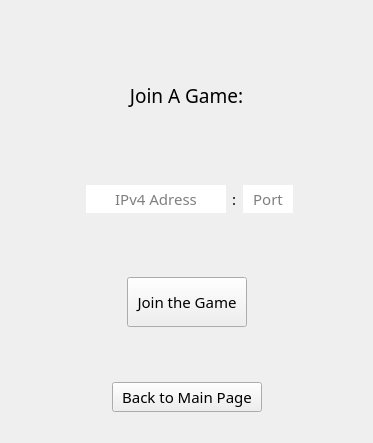
      <widget class="QWidget" name="pageJoinGame">
       <layout class="QHBoxLayout" name="horizontalLayout_6">
        <item>
         <spacer name="horizontalSpacer_28">
          <property name="orientation">
           <enum>Qt::Horizontal</enum>
          </property>
          <property name="sizeHint" stdset="0">
           <size>
            <width>40</width>
            <height>20</height>
           </size>
          </property>
         </spacer>
        </item>
        <item>
         <widget class="QWidget" name="widget" native="true">
          <property name="maximumSize">
           <size>
            <width>350</width>
            <height>16777215</height>
           </size>
          </property>
          <layout class="QVBoxLayout" name="verticalLayout_19">
           <property name="spacing">
            <number>15</number>
           </property>
           <property name="topMargin">
            <number>20</number>
           </property>
           <property name="bottomMargin">
            <number>20</number>
           </property>
           <item>
            <spacer name="verticalSpacer_8">
             <property name="orientation">
              <enum>Qt::Vertical</enum>
             </property>
             <property name="sizeHint" stdset="0">
              <size>
               <width>20</width>
               <height>40</height>
              </size>
             </property>
            </spacer>
           </item>
           <item>
            <widget class="QLabel" name="label_14">
             <property name="minimumSize">
              <size>
               <width>0</width>
               <height>50</height>
              </size>
             </property>
             <property name="maximumSize">
              <size>
               <width>16777215</width>
               <height>50</height>
              </size>
             </property>
             <property name="font">
              <font>
               <family>Bahnschrift SemiLight</family>
               <pointsize>11</pointsize>
              </font>
             </property>
             <property name="text">
              <string>&lt;html&gt;&lt;head/&gt;&lt;body&gt;&lt;p align=&quot;center&quot;&gt;&lt;span style=&quot; font-size:14pt;&quot;&gt;Join A Game:&lt;/span&gt;&lt;/p&gt;&lt;/body&gt;&lt;/html&gt;</string>
             </property>
            </widget>
           </item>
           <item>
            <spacer name="verticalSpacer_27">
             <property name="orientation">
              <enum>Qt::Vertical</enum>
             </property>
             <property name="sizeType">
              <enum>QSizePolicy::Minimum</enum>
             </property>
             <property name="sizeHint" stdset="0">
              <size>
               <width>20</width>
               <height>40</height>
              </size>
             </property>
            </spacer>
           </item>
           <item>
            <widget class="QWidget" name="widget" native="true">
             <property name="maximumSize">
              <size>
               <width>16777215</width>
               <height>16777215</height>
              </size>
             </property>
             <layout class="QHBoxLayout" name="horizontalLayout_56">
              <property name="leftMargin">
               <number>20</number>
              </property>
              <property name="rightMargin">
               <number>20</number>
              </property>
              <item>
               <widget class="QLabel" name="label_15">
                <property name="font">
                 <font>
                  <family>Bahnschrift SemiLight</family>
                  <pointsize>11</pointsize>
                 </font>
                </property>
                <property name="text">
                 <string>&lt;html&gt;&lt;head/&gt;&lt;body&gt;&lt;p&gt;&lt;img src=&quot;:/ui_icons/ui_icons/icons_ip.png&quot;/&gt;&lt;/p&gt;&lt;/body&gt;&lt;/html&gt;</string>
                </property>
               </widget>
              </item>
              <item>
               <widget class="QLineEdit" name="line_join_game_ip">
                <property name="font">
                 <font>
                  <family>Bahnschrift SemiLight</family>
                  <pointsize>11</pointsize>
                 </font>
                </property>
                <property name="frame">
                 <bool>false</bool>
                </property>
                <property name="alignment">
                 <set>Qt::AlignCenter</set>
                </property>
                <property name="placeholderText">
                 <string>IPv4 Adress</string>
                </property>
               </widget>
              </item>
              <item>
               <widget class="QLabel" name="label_16">
                <property name="font">
                 <font>
                  <family>Bahnschrift SemiLight</family>
                  <pointsize>11</pointsize>
                 </font>
                </property>
                <property name="text">
                 <string>:</string>
                </property>
               </widget>
              </item>
              <item>
               <widget class="QLineEdit" name="line_join_game_port">
                <property name="maximumSize">
                 <size>
                  <width>50</width>
                  <height>16777215</height>
                 </size>
                </property>
                <property name="font">
                 <font>
                  <family>Bahnschrift SemiLight</family>
                  <pointsize>11</pointsize>
                 </font>
                </property>
                <property name="frame">
                 <bool>false</bool>
                </property>
                <property name="alignment">
                 <set>Qt::AlignCenter</set>
                </property>
                <property name="placeholderText">
                 <string>Port</string>
                </property>
               </widget>
              </item>
             </layout>
            </widget>
           </item>
           <item>
            <spacer name="verticalSpacer_19">
             <property name="orientation">
              <enum>Qt::Vertical</enum>
             </property>
             <property name="sizeType">
              <enum>QSizePolicy::Minimum</enum>
             </property>
             <property name="sizeHint" stdset="0">
              <size>
               <width>20</width>
               <height>40</height>
              </size>
             </property>
            </spacer>
           </item>
           <item>
            <layout class="QHBoxLayout" name="horizontalLayout_67">
             <item>
              <spacer name="horizontalSpacer_30">
               <property name="orientation">
                <enum>Qt::Horizontal</enum>
               </property>
               <property name="sizeHint" stdset="0">
                <size>
                 <width>40</width>
                 <height>20</height>
                </size>
               </property>
              </spacer>
             </item>
             <item>
              <widget class="QPushButton" name="buttonStartJoiningAGame">
               <property name="minimumSize">
                <size>
                 <width>120</width>
                 <height>50</height>
                </size>
               </property>
               <property name="font">
                <font>
                 <family>Bahnschrift SemiLight</family>
                 <pointsize>11</pointsize>
                </font>
               </property>
               <property name="text">
                <string>Join the Game</string>
               </property>
              </widget>
             </item>
             <item>
              <spacer name="horizontalSpacer_31">
               <property name="orientation">
                <enum>Qt::Horizontal</enum>
               </property>
               <property name="sizeHint" stdset="0">
                <size>
                 <width>40</width>
                 <height>20</height>
                </size>
               </property>
              </spacer>
             </item>
            </layout>
           </item>
           <item>
            <spacer name="verticalSpacer_16">
             <property name="orientation">
              <enum>Qt::Vertical</enum>
             </property>
             <property name="sizeHint" stdset="0">
              <size>
               <width>20</width>
               <height>40</height>
              </size>
             </property>
            </spacer>
           </item>
           <item>
            <layout class="QHBoxLayout" name="horizontalLayout_70">
             <item>
              <spacer name="horizontalSpacer_43">
               <property name="orientation">
                <enum>Qt::Horizontal</enum>
               </property>
               <property name="sizeHint" stdset="0">
                <size>
                 <width>40</width>
                 <height>20</height>
                </size>
               </property>
              </spacer>
             </item>
             <item>
              <widget class="QPushButton" name="button_client_to_main_page">
               <property name="minimumSize">
                <size>
                 <width>150</width>
                 <height>28</height>
                </size>
               </property>
               <property name="font">
                <font>
                 <family>Bahnschrift SemiLight</family>
                 <pointsize>11</pointsize>
                </font>
               </property>
               <property name="text">
                <string>Back to Main Page</string>
               </property>
              </widget>
             </item>
             <item>
              <spacer name="horizontalSpacer_45">
               <property name="orientation">
                <enum>Qt::Horizontal</enum>
               </property>
               <property name="sizeHint" stdset="0">
                <size>
                 <width>40</width>
                 <height>20</height>
                </size>
               </property>
              </spacer>
             </item>
            </layout>
           </item>
          </layout>
         </widget>
        </item>
        <item>
         <spacer name="horizontalSpacer_29">
          <property name="orientation">
           <enum>Qt::Horizontal</enum>
          </property>
          <property name="sizeHint" stdset="0">
           <size>
            <width>40</width>
            <height>20</height>
           </size>
          </property>
         </spacer>
        </item>
       </layout>
      </widget>
